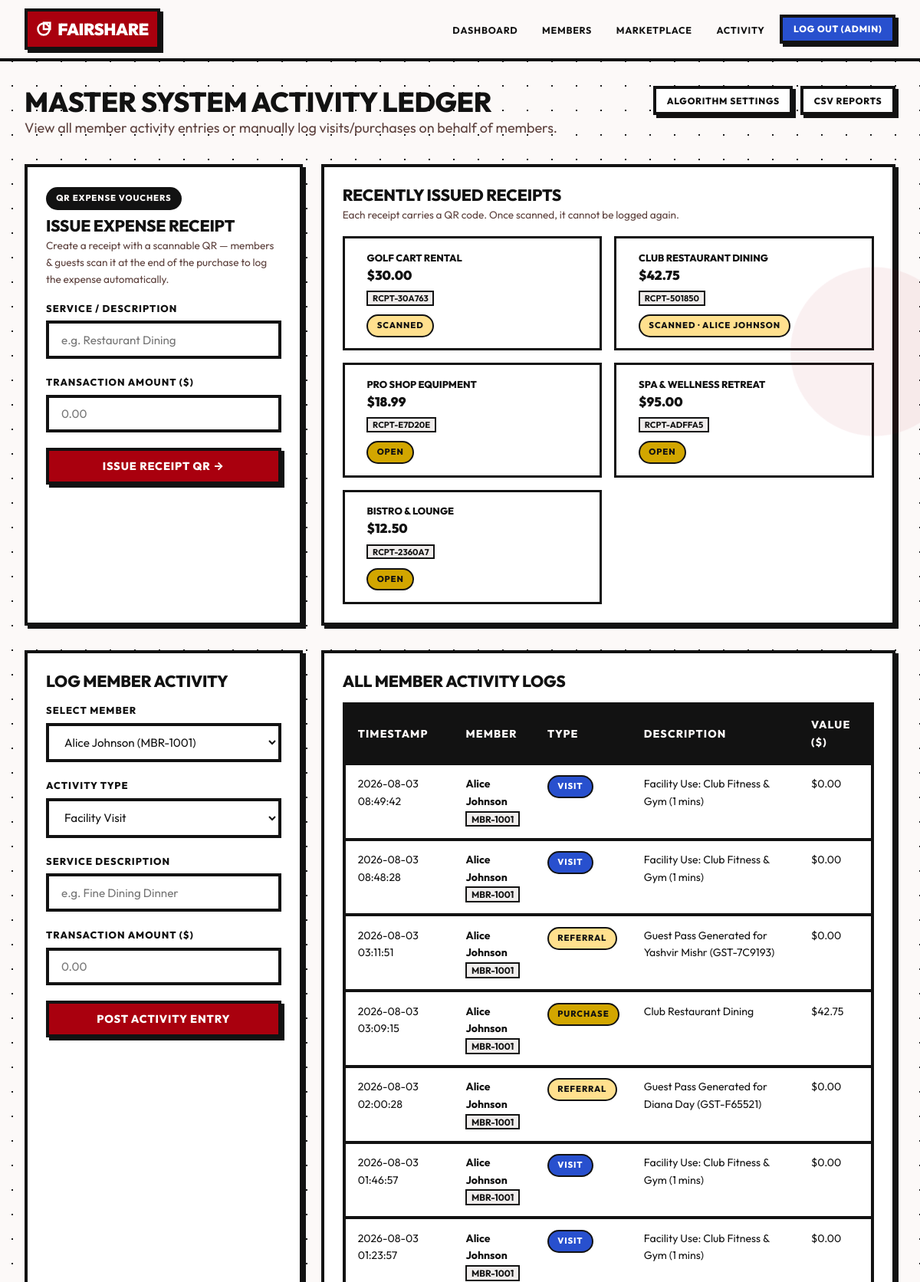
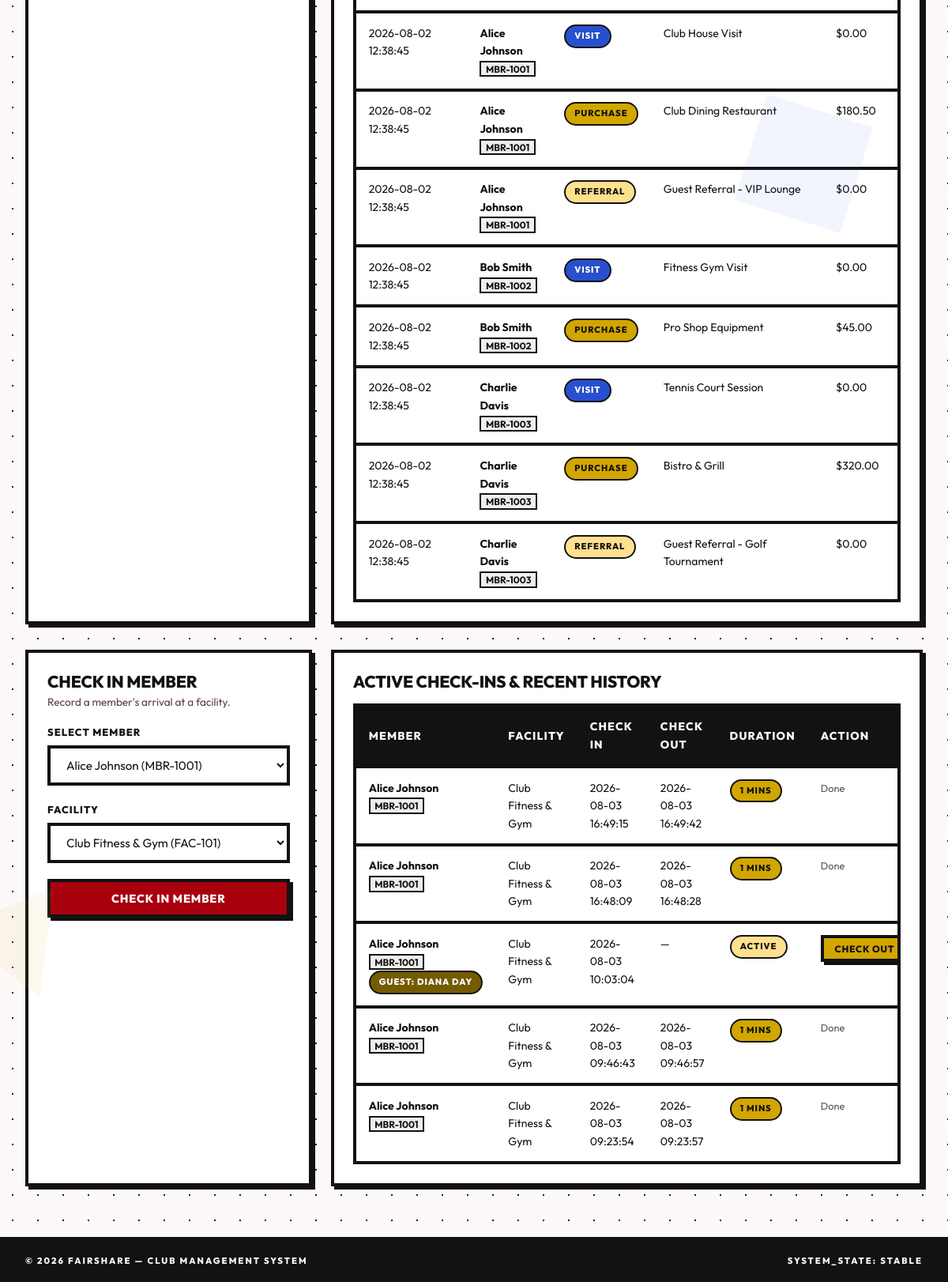
The page /admin/activity (signed in) on the database as committed earlier (2 pictures, top to bottom).
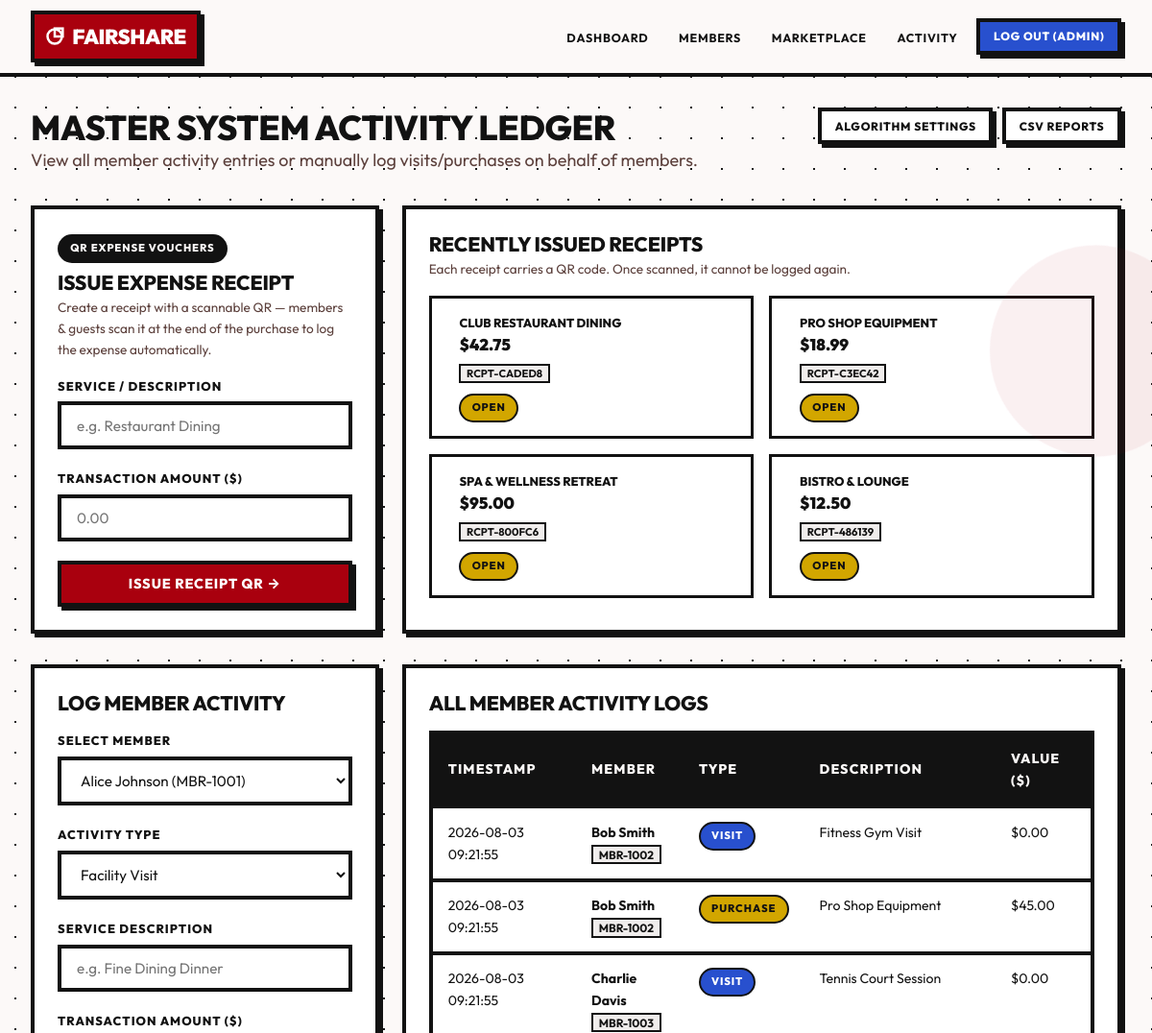
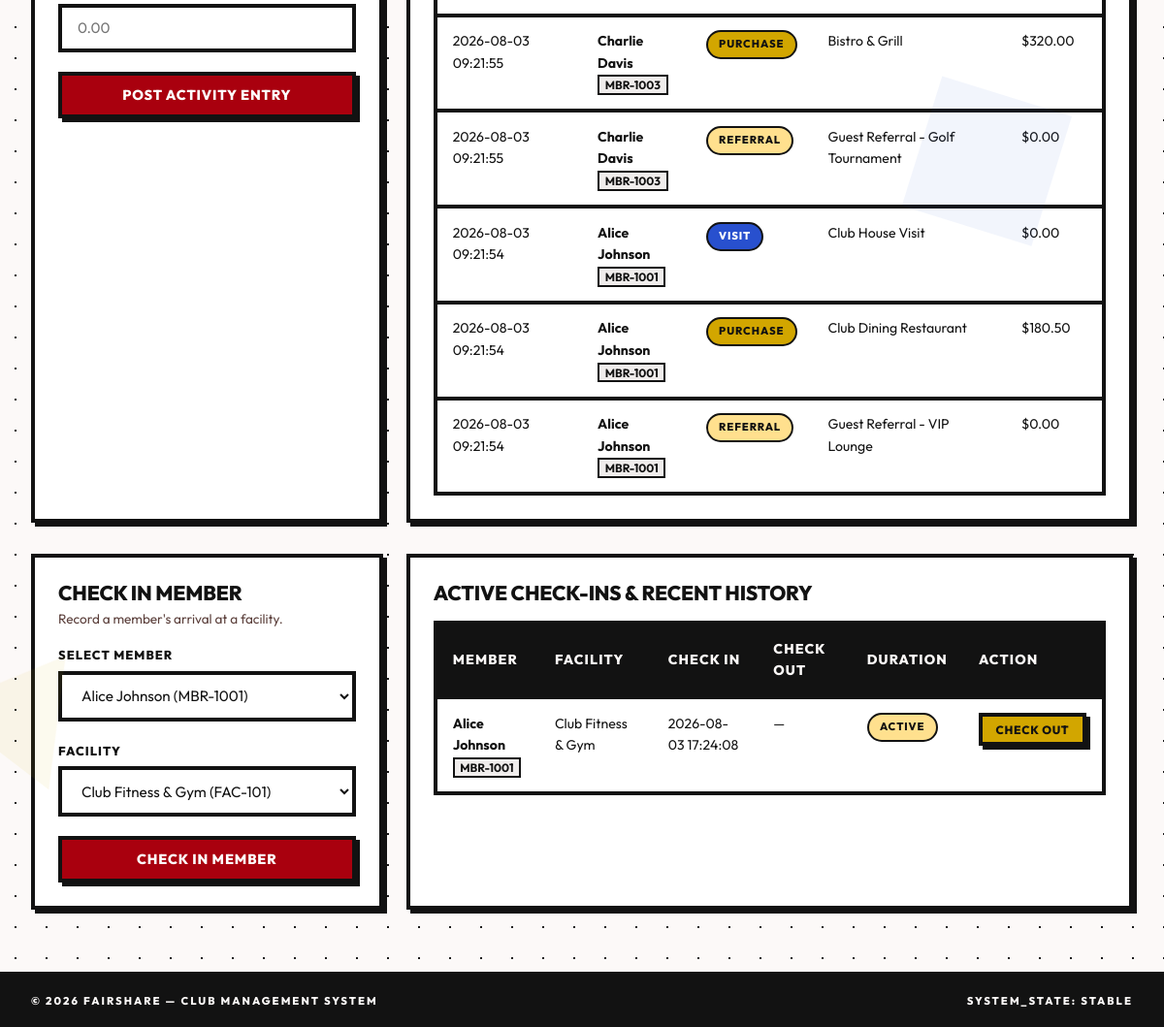
The same page on the database as committed later (2 pictures, top to bottom).
### tables this page shows
CREATE TABLE receipts (
            id INTEGER PRIMARY KEY AUTOINCREMENT,
            receipt_code TEXT UNIQUE NOT NULL,
            service_name TEXT NOT NULL,
            amount REAL NOT NULL DEFAULT 0.0,
            status TEXT NOT NULL DEFAULT 'unscanned' CHECK(status IN ('unscanned', 'scanned')),
            scanned_by_member INTEGER,
            scanned_by_guest INTEGER,
            scanned_at TIMESTAMP,
            issued_at TIMESTAMP DEFAULT CURRENT_TIMESTAMP,
            FOREIGN KEY (scanned_by_member) REFERENCES members (id) ON DELETE SET NULL,
            FOREIGN KEY (scanned_by_guest) REFERENCES guest_ids (id) ON DELETE SET NULL
        );

CREATE TABLE members (
            id INTEGER PRIMARY KEY AUTOINCREMENT,
            user_id INTEGER UNIQUE NOT NULL,
            full_name TEXT NOT NULL,
            membership_type TEXT NOT NULL DEFAULT 'Member',
            email TEXT NOT NULL,
            phone TEXT,
            member_code TEXT UNIQUE NOT NULL,
            yearly_fee REAL NOT NULL DEFAULT 500.00,
            join_date TIMESTAMP DEFAULT CURRENT_TIMESTAMP, fee_points_applied REAL NOT NULL DEFAULT 0.0, fee_paid INTEGER NOT NULL DEFAULT 0,
            FOREIGN KEY (user_id) REFERENCES users (id) ON DELETE CASCADE
        );

CREATE TABLE activities (
            id INTEGER PRIMARY KEY AUTOINCREMENT,
            member_id INTEGER NOT NULL,
            activity_type TEXT NOT NULL CHECK(activity_type IN ('visit', 'purchase', 'referral', 'facility')),
            service_name TEXT NOT NULL,
            transaction_value REAL DEFAULT 0.0,
            guest_count INTEGER DEFAULT 0,
            created_at TIMESTAMP DEFAULT CURRENT_TIMESTAMP,
            FOREIGN KEY (member_id) REFERENCES members (id) ON DELETE CASCADE
        );

CREATE TABLE facility_checkins (
            id INTEGER PRIMARY KEY AUTOINCREMENT,
            member_id INTEGER NOT NULL,
            guest_id INTEGER,
            facility_name TEXT NOT NULL,
            check_in_time TIMESTAMP NOT NULL,
            check_out_time TIMESTAMP,
            duration_minutes INTEGER DEFAULT 0,
            status TEXT DEFAULT 'active' CHECK(status IN ('active', 'completed')),
            FOREIGN KEY (member_id) REFERENCES members (id) ON DELETE CASCADE,
            FOREIGN KEY (guest_id) REFERENCES guest_ids (id) ON DELETE CASCADE
        );

CREATE TABLE guest_ids (
            id INTEGER PRIMARY KEY AUTOINCREMENT,
            guest_code TEXT UNIQUE NOT NULL,
            guest_name TEXT NOT NULL,
            host_member_id INTEGER NOT NULL,
            created_at TIMESTAMP DEFAULT CURRENT_TIMESTAMP,
            FOREIGN KEY (host_member_id) REFERENCES members (id) ON DELETE CASCADE
        );

### main.py (the view, shortened to what this page needs)
@app.route('/admin/activity', methods=['GET', 'POST'])
@admin_required
def admin_activity():
    conn = get_db()
    cursor = conn.cursor()
    cursor.execute('''
        SELECT a.*, m.full_name, m.member_code
        FROM activities a JOIN members m ON a.member_id = m.id
        ORDER BY a.created_at DESC
    ''')
    activities = cursor.fetchall()
    cursor.execute("SELECT id, full_name, member_code FROM members ORDER BY full_name")
    all_members = cursor.fetchall()
    cursor.execute('''
        SELECT fc.*, m.full_name, m.member_code, g.guest_name
        FROM facility_checkins fc
        JOIN members m ON fc.member_id = m.id
        LEFT JOIN guest_ids g ON fc.guest_id = g.id
        ORDER BY fc.check_in_time DESC
    ''')
    checkins = cursor.fetchall()
    cursor.execute('''
        SELECT r.*, m.full_name AS scanned_by_name
        FROM receipts r
        LEFT JOIN members m ON r.scanned_by_member = m.id
        ORDER BY r.issued_at DESC LIMIT 12
    ''')
    receipts = cursor.fetchall()
    conn.close()
    return render_template('admin/activity.html', activities=activities, all_members=all_members, checkins=checkins, facilities=FACILITIES, receipts=receipts)

### database.py (called while the page is built)
def get_db():
    db_path = Config.DATABASE
    os.makedirs(os.path.dirname(db_path), exist_ok=True)
    conn = sqlite3.connect(db_path)
    conn.row_factory = sqlite3.Row
    conn.execute("PRAGMA foreign_keys = ON;")
    return conn

### main.py (called while the page is built)
@app.after_request
def add_header(response):
    if app.debug:
        response.headers['Cache-Control'] = 'no-cache, no-store, must-revalidate'
    else:
        response.headers['Cache-Control'] = 'public, max-age=3600'
    return response

def admin_required(f):
    @functools.wraps(f)
    def decorated_function(*args, **kwargs):
        if 'user_id' not in session or session.get('role') != 'admin':
            flash('Unauthorized access! Administrator privileges required.', 'danger')
            return redirect(url_for('login'))
        return f(*args, **kwargs)
    return decorated_function

### templates/admin/activity.html (shortened to what the changed rows need)
{% extends "base.html" %}
{% block content %}
<div style="margin-bottom: 2rem;">
  <div style="display: flex; justify-content: space-between; align-items: flex-start; flex-wrap: wrap; gap: 1rem;">
    <div>
      <h1>Master System Activity Ledger</h1>
    </div>
  </div>
</div>
<div class="grid grid-cols-3" style="gap: 1.5rem; margin-bottom: 2rem;">
  <div class="card" style="grid-column: span 2;">
    <div style="display: grid; grid-template-columns: repeat(auto-fill, minmax(240px, 1fr)); gap: 1rem;">
      {% for r in receipts %}
        <div style="border: 3px solid var(--border-glass); padding: 0.9rem; background: var(--surface-hi); display: flex; align-items: center; gap: 0.9rem;">
          <div style="flex: 1; min-width: 0;">
            <p style="font-weight: 800; text-transform: uppercase; font-size: 0.8rem; white-space: nowrap; overflow: hidden; text-overflow: ellipsis;">{{ r.service_name }}</p>
            <p style="font-size: 1.05rem; font-weight: 900;">${{ "%.2f"|format(r.amount) }}</p>
            <code style="font-size: 0.7rem;">{{ r.receipt_code }}</code>
            <div style="margin-top: 0.4rem;">
              {% if r.status == 'scanned' %}
                <span class="badge badge-amber">Scanned{% if r.scanned_by_name %} · {{ r.scanned_by_name }}{% endif %}</span>
              {% else %}
                <span class="badge badge-emerald">Open</span>
              {% endif %}
            </div>
          </div>
        </div>
      {% else %}
        <p style="color: var(--text-dim);">No receipts issued yet.</p>
      {% endfor %}
    </div>
  </div>
</div>
<div class="grid grid-cols-3" style="gap: 1.5rem; margin-bottom: 2rem;">
  <div class="card" style="grid-column: span 2;">
    <div class="table-container" style="margin-top: 1rem;">
      <table class="table">
        <thead>
          <tr>
            <th>Timestamp</th>
            <th>Member</th>
            <th>Type</th>
            <th>Description</th>
            <th>Value ($)</th>
          </tr>
        </thead>
        <tbody>
          {% for act in activities %}
            <tr>
              <td>{{ act.created_at }}</td>
              <td><strong>{{ act.full_name }}</strong><br><code style="font-size: 0.75rem;">{{ act.member_code }}</code></td>
              <td>
                {% if act.activity_type == 'visit' %}
                  <span class="badge badge-blue">Visit</span>
                {% elif act.activity_type == 'purchase' %}
                  <span class="badge badge-emerald">Purchase</span>
                {% elif act.activity_type == 'referral' %}
                  <span class="badge badge-amber">Referral</span>
                {% else %}
                  <span class="badge badge-purple">Facility</span>
                {% endif %}
              </td>
              <td>{{ act.service_name }}</td>
              <td>${{ "%.2f"|format(act.transaction_value) }}</td>
            </tr>
          {% else %}
            <tr><td colspan="5" style="text-align:center; color: var(--text-dim);">No activities recorded in ledger.</td></tr>
          {% endfor %}
        </tbody>
      </table>
    </div>
  </div>
</div>
<div class="grid grid-cols-3" style="gap: 1.5rem;">
  <div class="card" style="grid-column: span 2;">
    <div class="table-container" style="margin-top: 1rem;">
      <table class="table">
        <thead>
          <tr>
            <th>Member</th>
            <th>Facility</th>
            <th>Check In</th>
            <th>Check Out</th>
            <th>Duration</th>
            <th>Action</th>
          </tr>
        </thead>
        <tbody>
          {% for chk in checkins %}
            <tr>
              <td><strong>{{ chk.full_name }}</strong><br><code style="font-size: 0.75rem;">{{ chk.member_code }}</code>{% if chk.guest_name %} <span class="badge badge-purple">Guest: {{ chk.guest_name }}</span>{% endif %}</td>
              <td>{{ chk.facility_name }}</td>
              <td>{{ chk.check_in_time }}</td>
              <td>{{ chk.check_out_time or '—' }}</td>
              <td>
                {% if chk.status == 'completed' %}
                  <span class="badge badge-emerald">{{ chk.duration_minutes }} mins</span>
                {% else %}
                  <span class="badge badge-amber">Active</span>
                {% endif %}
              </td>
              <td>
                {% if chk.status == 'active' %}
                  <form action="{{ url_for('admin_checkout', checkin_id=chk.id) }}" method="POST" style="display:inline;">
                    <button type="submit" class="btn btn-emerald btn-sm">Check Out</button>
                  </form>
                {% else %}
                  <span style="color: var(--text-dim); font-size: 0.8rem;">Done</span>
                {% endif %}
              </td>
            </tr>
          {% else %}
            <tr><td colspan="6" style="text-align:center; color: var(--text-dim);">No facility check-in records.</td></tr>
          {% endfor %}
        </tbody>
      </table>
    </div>
  </div>
</div>
{% endblock %}

Rows that differ between the two databases and show on the page:
removed receipts: service_name "GOLF CART RENTAL", amount "30.00", receipt_code "RCPT-30A763", status "SCANNED"
removed activities: created_at "2026-08-03 08:49:42", full_name "Alice Johnson", member_code "MBR-1001", activity_type "VISIT", service_name "Facility Use: Club Fitness & Gym (1 mins)", transaction_value "0.00"
removed activities: created_at "2026-08-03 08:48:28", full_name "Alice Johnson", member_code "MBR-1001", activity_type "VISIT", service_name "Facility Use: Club Fitness & Gym (1 mins)", transaction_value "0.00"
removed activities: created_at "2026-08-03 03:11:51", full_name "Alice Johnson", member_code "MBR-1001", activity_type "REFERRAL", service_name "Guest Pass Generated for Yashvir Mishr (GST-7C9193)", transaction_value "0.00"
removed activities: created_at "2026-08-03 03:09:15", full_name "Alice Johnson", member_code "MBR-1001", activity_type "PURCHASE", service_name "Club Restaurant Dining", transaction_value "42.75"
removed activities: created_at "2026-08-03 02:00:28", full_name "Alice Johnson", member_code "MBR-1001", activity_type "REFERRAL", service_name "Guest Pass Generated for Diana Day (GST-F65521)", transaction_value "0.00"
removed activities: created_at "2026-08-03 01:46:57", full_name "Alice Johnson", member_code "MBR-1001", activity_type "VISIT", service_name "Facility Use: Club Fitness & Gym (1 mins)", transaction_value "0.00"
removed activities: created_at "2026-08-03 01:23:57", full_name "Alice Johnson", member_code "MBR-1001", activity_type "VISIT", service_name "Facility Use: Club Fitness & Gym (1 mins)", transaction_value "0.00"
removed facility_checkins: full_name "Alice Johnson", member_code "MBR-1001", facility_name "Club Fitness & Gym", check_in_time "2026-08-03 16:49:15", check_out_time "2026-08-03 16:49:42", duration_minutes "1", status "Done"
removed facility_checkins: full_name "Alice Johnson", member_code "MBR-1001", facility_name "Club Fitness & Gym", check_in_time "2026-08-03 16:48:09", check_out_time "2026-08-03 16:48:28", duration_minutes "1", status "Done"
removed facility_checkins: full_name "Alice Johnson", member_code "MBR-1001", guest_name "DIANA DAY", facility_name "Club Fitness & Gym", check_in_time "2026-08-03 10:03:04", check_out_time "—", status "ACTIVE"
removed facility_checkins: full_name "Alice Johnson", member_code "MBR-1001", facility_name "Club Fitness & Gym", check_in_time "2026-08-03 09:46:43", check_out_time "2026-08-03 09:46:57", duration_minutes "1", status "Done"
changed receipts "CLUB RESTAURANT DINING": receipt_code "RCPT-501850" → "RCPT-CADED8"; scanned_by_name "ALICE JOHNSON" → (not shown); status "SCANNED ·" → "OPEN"
changed receipts "PRO SHOP EQUIPMENT": receipt_code "RCPT-E7D20E" → "RCPT-C3EC42"
changed receipts "SPA & WELLNESS RETREAT": receipt_code "RCPT-ADFFA5" → "RCPT-800FC6"
changed receipts "BISTRO & LOUNGE": receipt_code "RCPT-2360A7" → "RCPT-486139"
changed activities "Fitness Gym Visit": created_at "2026-08-02 12:38:45" → "2026-08-03 09:21:55"
changed activities "Pro Shop Equipment": created_at "2026-08-02 12:38:45" → "2026-08-03 09:21:55"
changed activities "Tennis Court Session": created_at "2026-08-02 12:38:45" → "2026-08-03 09:21:55"
changed activities "Bistro & Grill": created_at "2026-08-02 12:38:45" → "2026-08-03 09:21:55"
changed activities "Guest Referral - Golf Tournament": created_at "2026-08-02 12:38:45" → "2026-08-03 09:21:55"
changed activities "Club House Visit": created_at "2026-08-02 12:38:45" → "2026-08-03 09:21:54"; moves down the list
changed activities "Club Dining Restaurant": created_at "2026-08-02 12:38:45" → "2026-08-03 09:21:54"; moves down the list
changed activities "Guest Referral - VIP Lounge": created_at "2026-08-02 12:38:45" → "2026-08-03 09:21:54"; moves down the list
changed facility_checkins "Club Fitness & Gym": check_in_time "2026-08-03 09:23:54" → "2026-08-03 17:24:08"; check_out_time "2026-08-03 09:23:57" → "—"; duration_minutes "1" → (not shown); status "MINS Done" → "ACTIVE CHECK OUT"
